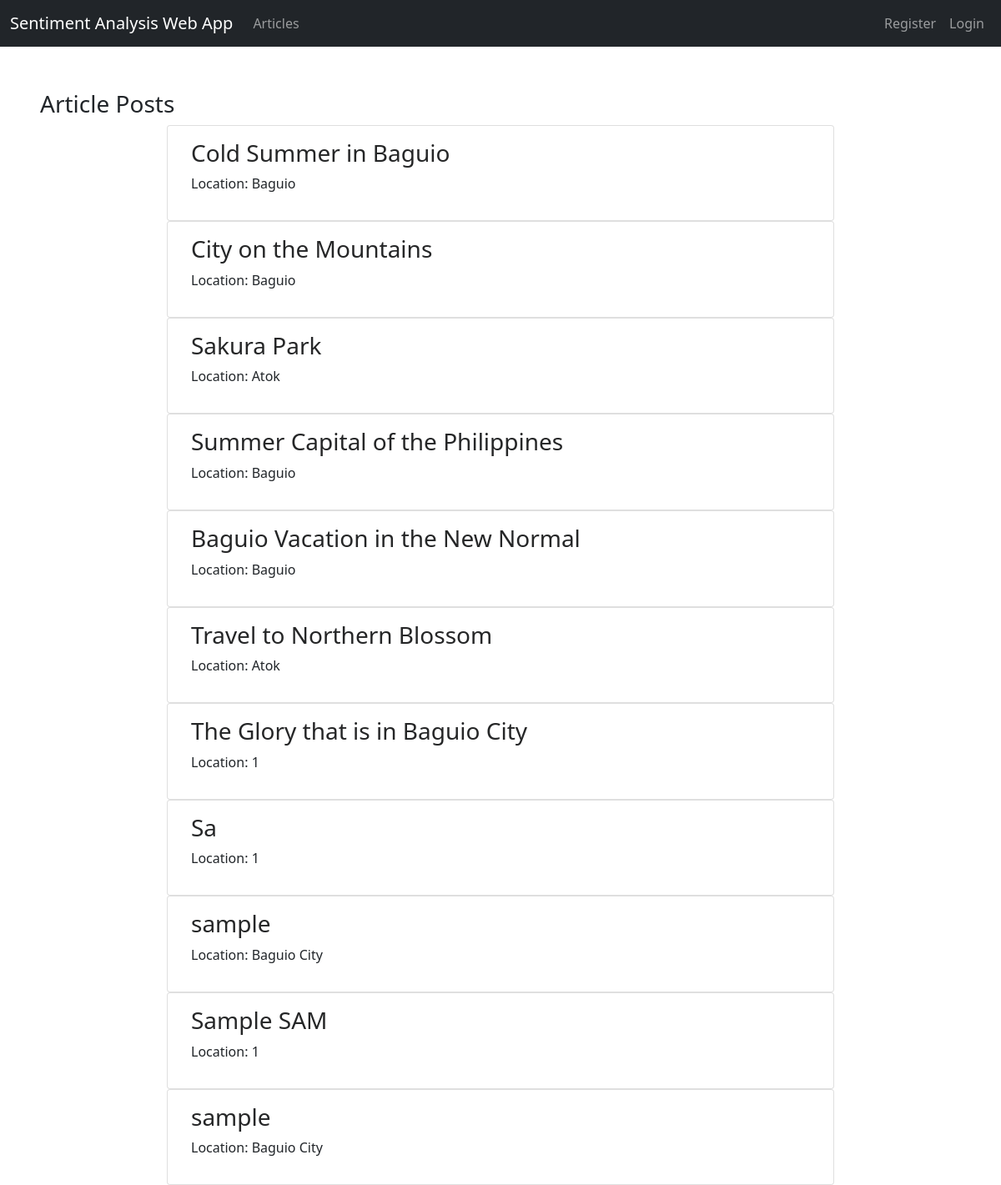
Before: /index/ with the older database file.
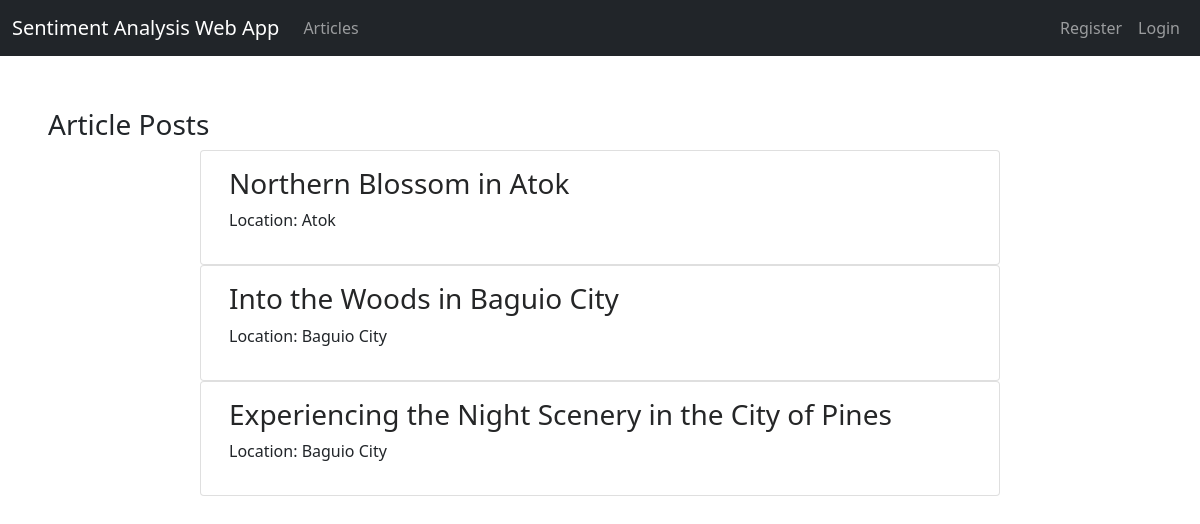
After: the same page with the newer database file.
### models.py (models this page shows, shortened)
class Article(db.Model):
    __tablename__ = 'article'
    __table_args__ = {'extend_existing': True}
    id=db.Column(db.Integer, primary_key = True)
    title = db.Column(db.String(50),nullable=False)
    description = db.Column(db.String(32),nullable=False)
    article_pic = db.Column(db.String(32),nullable=True)
    location = db.Column(db.String(50),nullable=False)
    date = db.Column(db.DateTime(), default = datenow, index = True)
    user_id = db.Column(db.Integer, db.ForeignKey('user.id'))
    comments = db.relationship('Comment', backref='article',
                                lazy='dynamic')

### routes.py (the view)
@app.route('/')
@app.route('/index/', methods=['GET','POST'])
def index():
    if session.get("user_id") == None:
        session["user_id"] = 1
    user_id =session.get("user_id")
    articles = Article.query.order_by(desc(Article.date)).all()
    return render_template('index.html', articles = articles, user_id=user_id)

### templates/index.html
{% extends "base.html" %}
{% block main %}
<h3 class="mx-5">Article Posts</h3>
  {% for article in articles %}
    <div class="row justify-content-center">
      <div class="card justify-content-center" style="width: 50rem;">
        <div class="card-body">
          <a id="articlelink" href="{{ url_for('viewarticle', article_id=article.id) }}"><h3>{{ article.title }}</h3></a>
          <p>Location: {{ article.location }}</p>
        </div>
      </div>
    </div>
  {% endfor %}
{% endblock %}

### templates/base.html (shortened to what this page needs)
<!doctype html>
<html lang="en">
  <head>
    <link href="https://cdn.jsdelivr.net/npm/bootstrap@5.1.3/dist/css/bootstrap.min.css" rel="stylesheet">
    <link rel="stylesheet" href="https://cdn.jsdelivr.net/npm/bootstrap-icons@1.5.0/font/bootstrap-icons.css">
    <link rel="stylesheet" href="https://stackpath.bootstrapcdn.com/font-awesome/4.7.0/css/font-awesome.min.css">
  </head>
  <body>
      <nav class="navbar navbar-expand-lg navbar-dark bg-dark mb-1">
        <div class="container-fluid">
          <a class="navbar-brand" href="{{ url_for('index') }}" >Sentiment Analysis Web App</a>
            <ul class="navbar-nav me-auto mb-2 mb-lg-0">
              <li class="nav-item">
                <a class="nav-link" href="{{ url_for('index') }}" >Articles </a>
              </li>
            </ul>
            {% if user_id == 1 %}
              <form class="d-flex">
                  <ul class="navbar-nav me-auto mb-2 mb-lg-0">
                      <li class="nav-item">
                          <a class="nav-link" href="{{ url_for('register') }}" >Register</a>
                      </li>
                      <li class="nav-item">
                          <a class="nav-link" href="{{ url_for('login') }}">Login</a>
                      </li>
                  </ul>
              </form>
            {% endif %}
        </div>
      </nav>
      <br>
      <br>
      {% block main %}{% endblock %}
  </body>
</html>

### templates/base.html (style rules this page uses)
#articlelink:link { text-decoration: none; color:#252627; }

Changed rows visible on the page:
removed Article: title "Cold Summer in Baguio", location "Baguio"
removed Article: title "City on the Mountains", location "Baguio"
removed Article: title "Sakura Park", location "Atok"
removed Article: title "Summer Capital of the Philippines", location "Baguio"
removed Article: title "Baguio Vacation in the New Normal", location "Baguio"
removed Article: title "Travel to Northern Blossom", location "Atok"
removed Article: title "The Glory that is in Baguio City", location "1"
removed Article: title "Sa", location "1"
removed Article: title "sample", location "Baguio City"
removed Article: title "Sample SAM", location "1"
removed Article: title "sample", location "Baguio City"
added Article: title "Northern Blossom in Atok", location "Atok"
added Article: title "Into the Woods in Baguio City", location "Baguio City"
added Article: title "Experiencing the Night Scenery in the City of Pines", location "Baguio City"
